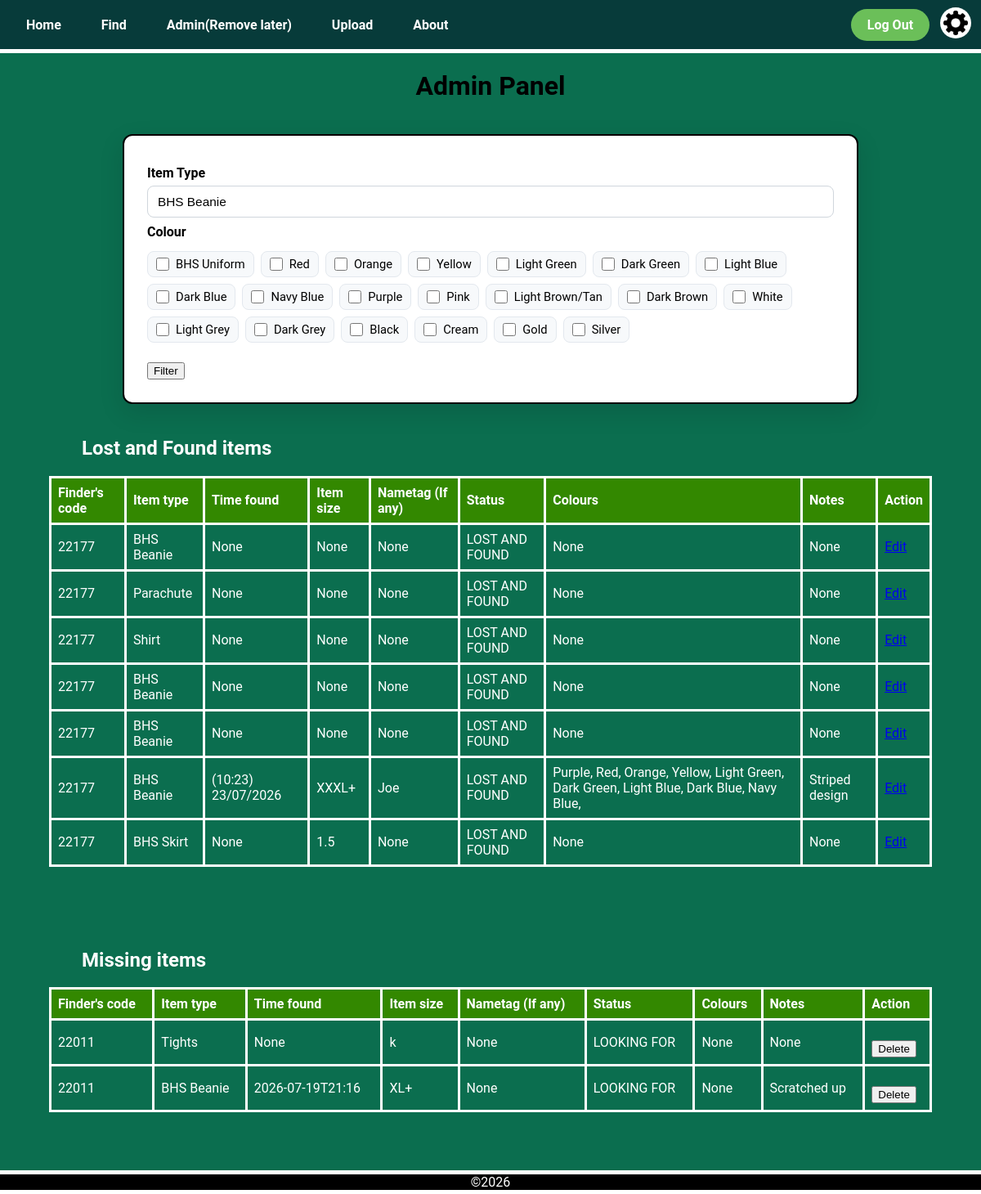
The page /admin (signed in) on the database its author committed.
### app.py (models this page shows)
class LostItem(db.Model):
    __tablename__ = 'lost_item'
    item_id = db.Column(db.Integer, primary_key=True)
    finder_id = db.Column(db.Integer, db.ForeignKey('user.user_id'))
    item_type = db.Column(db.String(50))
    time_found = db.Column(db.String(50))
    size = db.Column(db.String(50))
    nametag = db.Column(db.String(50))
    status = db.Column(db.String(50))
    notes = db.Column(db.String(50))
    colours = db.relationship('Colour', secondary='lostitem_colour', backref='lost_items')

class Colour(db.Model):
    __tablename__ = 'colour'
    colour_id = db.Column(db.Integer, primary_key=True)
    name = db.Column(db.String(50))

### app.py (the view)
@app.route('/admin', methods=['POST', 'GET'])
@login_required
def admin():
    if session['clearance'] > 1:   # Clearance check, Admins only
        return render_template('error.html',
                               title='Access Forbidon',
                               error_title='Forbiddon',
                               error_message='You do not have permission to access this page')
    lost_and_found_items = LostItem.query.filter_by(status='LOST AND FOUND').all()
    missing_items = LostItem.query.filter_by(status='LOOKING FOR').all()
    for item in lost_and_found_items + missing_items:
        item.colour_names = [colour.name for colour in item.colours]
    return render_template('admin.html', title='Admin',
                           lost_and_found_items=lost_and_found_items,
                           missing_items=missing_items)

### app.py (called while the page is built)
@login_manager.user_loader
def load_user(user_id):
    return User.query.get(int(user_id))

@app.context_processor
def inject_variables():
    return dict(show_footer=True,
                logged_in = current_user.is_authenticated)

### templates/admin.html (shortened to what this page needs)
{% extends "layout.html" %}
{% block content %}
<h1 class="title">
    Admin Panel
</h1>
<form method="post" action="/admin">
    <div class="upload_form">
        <h2 class="upload_form_subtitle">Item Type</h2>
        <select name="item_type" class="upload_type_dropdown">
            <option value="BHS Beanie">BHS Beanie</option>
        </select>
        <h2 class="upload_form_subtitle">Colour</h2>
        <fieldset class='upload_colour_selection'>
            <label>
                <input type="checkbox" name="colours[]" value="BHS Uniform"> BHS Uniform
            </label>
            <label>
                <input type="checkbox" name="colours[]" value="Red"> Red
            </label>
            <label>
                <input type="checkbox" name="colours[]" value="Orange"> Orange
            </label>
            <label>
                <input type="checkbox" name="colours[]" value="Yellow"> Yellow
            </label>
            <label>
                <input type="checkbox" name="colours[]" value="Light Green"> Light Green
            </label>
            <label>
                <input type="checkbox" name="colours[]" value="Dark Green"> Dark Green
            </label>
            <label>
                <input type="checkbox" name="colours[]" value="Light Blue"> Light Blue
            </label>
            <label>
                <input type="checkbox" name="colours[]" value="Dark Blue"> Dark Blue
            </label>
            <label>
                <input type="checkbox" name="colours[]" value="Navy Blue"> Navy Blue
            </label>
            <label>
                <input type="checkbox" name="colours[]" value="Purple"> Purple
            </label>
            <label>
                <input type="checkbox" name="colours[]" value="Pink"> Pink
            </label>
            <label>
                <input type="checkbox" name="colours[]" value="Light Brown/Tan"> Light Brown/Tan
            </label>
            <label>
                <input type="checkbox" name="colours[]" value="Dark Brown"> Dark Brown
            </label>
            <label>
                <input type="checkbox" name="colours[]" value="White"> White
            </label>
            <label>
                <input type="checkbox" name="colours[]" value="Light Grey"> Light Grey
            </label>
            <label>
                <input type="checkbox" name="colours[]" value="Dark Grey"> Dark Grey
            </label>
            <label>
                <input type="checkbox" name="colours[]" value="Black"> Black
            </label>
            <label>
                <input type="checkbox" name="colours[]" value="Cream"> Cream
            </label>
            <label>
                <input type="checkbox" name="colours[]" value="Gold"> Gold
            </label>
            <label>
                <input type="checkbox" name="colours[]" value="Silver"> Silver
            </label>
        </fieldset>
        <input class='upload_submit_button' type="submit" value="Filter">
    </div>
</form>
<table class="item_info_table">
  <h2 class="sub_heading">Lost and Found items</h2>
    <tr>
      <th class="item_info_header">Finder's code</th>
      <th class="item_info_header">Item type</th>
      <th class="item_info_header">Time found</th>
      <th class="item_info_header">Item size</th>
      <th class="item_info_header">Nametag (If any)</th>
      <th class="item_info_header">Status</th>
      <th class="item_info_header">Colours</th>
      <th class="item_info_header">Notes</th>
      <th class="item_info_header">Action</th>
    </tr>
    {% for item in lost_and_found_items %}
    <tr class="item_info_row">
      <td>{{item.finder_id}}</td>
      <td>{{item.item_type}}</td>
      <td>
        {% if item.time_found is not none %}
          ({{ item.time_found[11:16] }}) {{ item.time_found[8:10] }}/{{ item.time_found[5:7] }}/{{ item.time_found[0:4] }}
        {% else %}
          {{item.time_found}}
        {% endif %}
      </td>
      <td>{{item.size}}</td>
      <td>{{item.nametag}}</td>
      <td>{{item.status}}</td>
            <td>
        {% if item.colour_names %}
            {% for colour in item.colour_names %}
              {{ colour }},
            {% endfor %}
        {% else %}
          None
        {% endif %}
      </td>
      <td>{{item.notes}}</td>
      <td class="edit_item_button"><a href="/item/{{item.item_id}}">Edit</a></td>
    </tr>
    {% endfor %}
</table>
<table class="item_info_table">
    <h2 class="sub_heading">Missing items</h2>
    <tr>
      <th class="item_info_header">Finder's code</th>
      <th class="item_info_header">Item type</th>
      <th class="item_info_header">Time found</th>
      <th class="item_info_header">Item size</th>
      <th class="item_info_header">Nametag (If any)</th>
      <th class="item_info_header">Status</th>
      <th class="item_info_header">Colours</th>
      <th class="item_info_header">Notes</th>
      <th class="item_info_header">Action</th>
    </tr>
    {% for item in missing_items %}
    <tr class="item_info_row">
      <td>{{item.finder_id}}</td>
      <td>{{item.item_type}}</td>
      <td>{{item.time_found}}</td>
      <td>{{item.size}}</td>
      <td>{{item.nametag}}</td>
      <td>{{item.status}}</td>
      <td>
        {% if colour_names %}
            {% for colour in colour_names %}
              {{ colour }},
            {% endfor %}
        {% else %}
          None
        {% endif %}
      </td>
      <td>{{item.notes}}</td>
      <td class="edit_item_button">
        <form method="post" action="/item/{{item.item_id}}/delete" class="delete_button_form">
          <button type="submit" class="upload_submit_button">Delete</button>
        </form>
      </td>
    </tr>
    {% endfor %}
</table>
{% endblock %}

### static/css/style.css (style rules this page uses)
body { background-color: var(--dark-emerald); font-family: "Roboto", sans-serif; margin: 0; padding: 0; color: black; }
.title { text-align: center; }
:root { --dark-teal: #073b3aff; --dark-emerald: #0b6e4fff; --medium-jungle: #08a045ff; --moss-green: #6bbf59ff; --soft-fawn: #ddb771ff; --transition-time: 0.4s; }
.sub_heading { text-align: left; color: white; margin-left: 100px; }
.item_info_table { border-collapse: collapse; width: 90%; margin: 0 auto 100px auto; text-align: left; color: #FFFFFF; border: 3px solid white; }
.item_info_table th { border: 3px solid white; text-align: left; padding: 8px; }
.item_info_table td { border: 3px solid white; text-align: left; padding: 8px; }
.item_info_header { background-color: #338800; }
.upload_form { background-color: #ffffff; max-width: 900px; margin: 2.5rem auto; padding: 1.75rem; border-radius: 12px; box-shadow: 0 10px 30px rgba(2,6,23,0.12); border: 2px solid black; color: black; box-sizing: border-box; }
.upload_form h2.upload_form_subtitle { margin: 0.5rem 0 0.35rem 0; font-size: 1rem; color: black; font-weight: 700; }
.upload_type_dropdown, .upload_datetime, .upload_text_box, .upload_form input[type="text"] { width: 100%; padding: 10px 12px; border-radius: 8px; border: 1px solid #d0d6dc; background-color: #ffffff; box-sizing: border-box; font-size: 0.96rem; }
.upload_type_dropdown { appearance: none; }
.upload_colour_selection { display: flex; flex-wrap: wrap; gap: 0.5rem; padding: 0.5rem 0; border: none; margin: 0 0 0.5rem 0; }
.upload_colour_selection label { display: inline-flex; align-items: center; gap: 0.5rem; padding: 6px 10px; border-radius: 8px; background: #f7f9fb; border: 1px solid #e3e8ee; cursor: pointer; font-size: 0.92rem; }
.upload_colour_selection input[type="checkbox"] { margin: 0; width: 16px; height: 16px; accent-color: var(--medium-jungle); }
.upload_submit_button { display: flex; justify-content: center; margin-top: 1rem; }

### rows shown on the page
LostItem: finder_id "22177", item_type "BHS Beanie", time_found "None", size "None", nametag "None", status "LOST AND FOUND", notes "None"
LostItem: finder_id "22177", item_type "Parachute", time_found "None", size "None", nametag "None", status "LOST AND FOUND", notes "None"
LostItem: finder_id "22177", item_type "Shirt", time_found "None", size "None", nametag "None", status "LOST AND FOUND", notes "None"
LostItem: finder_id "22177", item_type "BHS Beanie", time_found "None", size "None", nametag "None", status "LOST AND FOUND", notes "None"
LostItem: finder_id "22177", item_type "BHS Beanie", time_found "None", size "None", nametag "None", status "LOST AND FOUND", notes "None"
LostItem: finder_id "22177", item_type "BHS Beanie", time_found "10:23", time_found "23", time_found "07", time_found "2026", size "XXXL+", nametag "Joe", status "LOST AND FOUND", notes "Striped design"
Colour: name "Purple"
Colour: name "Red"
Colour: name "Orange"
Colour: name "Yellow"
Colour: name "Light Green"
Colour: name "Dark Green"
Colour: name "Light Blue"
Colour: name "Dark Blue"
Colour: name "Navy Blue"
LostItem: finder_id "22177", item_type "BHS Skirt", time_found "None", size "1.5", nametag "None", status "LOST AND FOUND", notes "None"
LostItem: finder_id "22011", item_type "Tights", time_found "None", size "k", nametag "None", status "LOOKING FOR", notes "None"
LostItem: finder_id "22011", item_type "BHS Beanie", time_found "2026-07-19T21:16", size "XL+", nametag "None", status "LOOKING FOR", notes "Scratched up"
